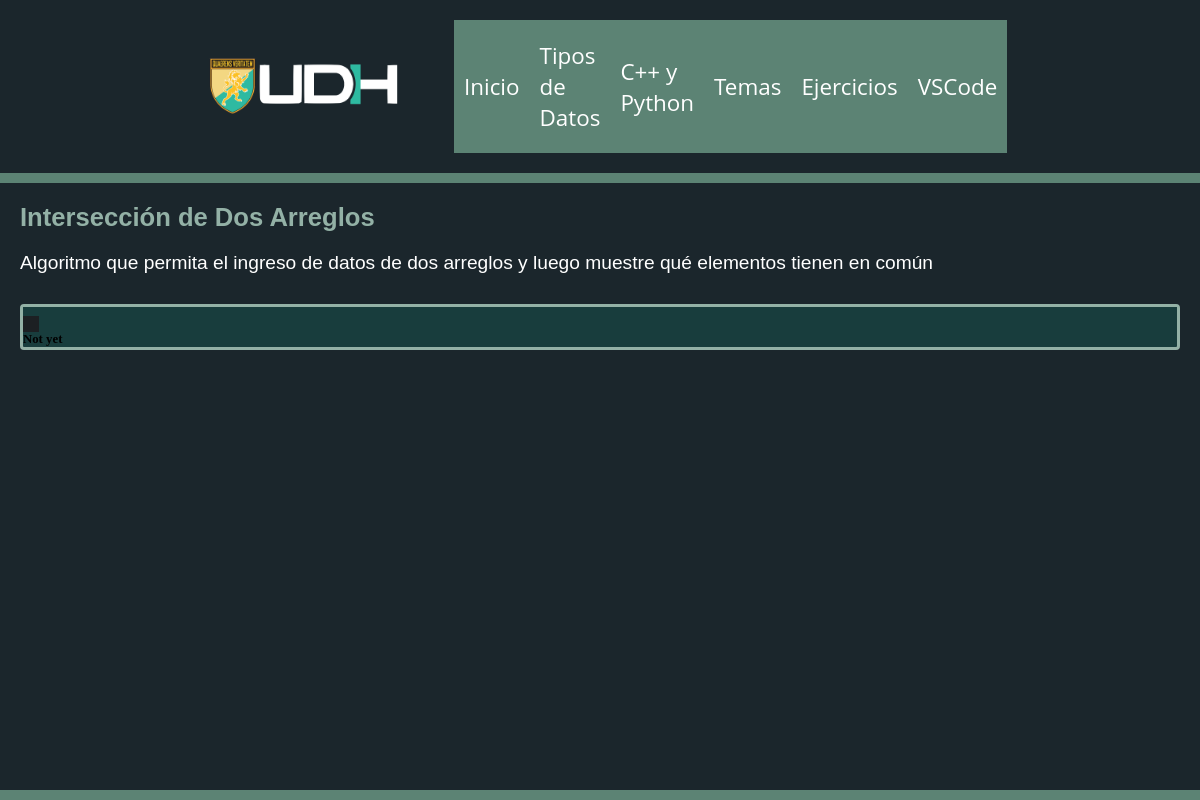
Before: /ejercicios/Arreglos/Intersección de Dos Arreglos/ with the older database file.
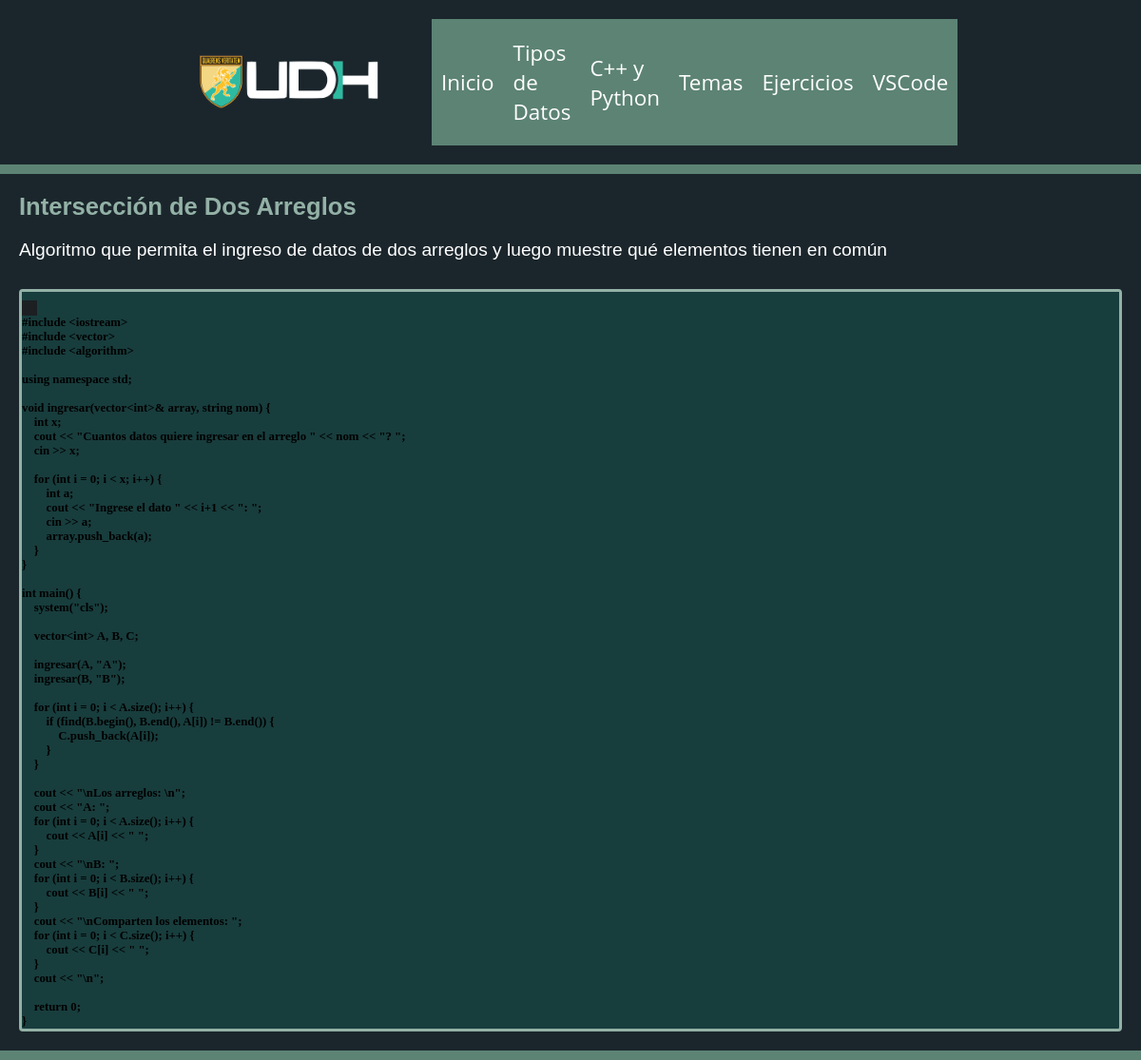
After: the same page with the newer database file.
### exercises/models.py (models this page shows, shortened)
class Exercises(models.Model):
    category = models.ForeignKey(Categories, on_delete=models.CASCADE)
    title = models.CharField(max_length=100)
    desc = models.TextField()
    cpp_snippet = models.TextField()
    py_snippet = models.TextField()

### exercises/views.py (the view)
# urls.py: path('ejercicios/<str:category_name>/<str:exer_title>/', ExerciseDetailView.as_view(), name='ejemplo'),
class ExerciseDetailView(View):
    def get(self, request, category_name, exer_title):
        category, exercise = get_category_and_exercise(category_name, exer_title)
        text, objectives = parse_description(exercise.desc)
        return render(request, 'exercise_detail.html', {'category':category_name,'exercise':exercise, 'text':text, 'objectives':objectives})

### exercises/views.py (called while the page is built)
def parse_description(description):
    paragraphs = description.split('\n')
    content_element = ""
    list_element = []
    for paragraph in paragraphs:
        if re.match(r'^\d+\.\s', paragraph):
            list_element.append(paragraph)
        else:
            content_element += paragraph + "\n"
    return content_element.strip(), list_element

def get_category_and_exercise(category_name, exer_title=None):
    category = get_object_or_404(Categories, name=category_name)
    if exer_title:
        exercise = get_object_or_404(Exercises, title=exer_title)
        return category, exercise
    return category, None

### exercises/static/templates/exercise_detail.html
{% extends 'base.html' %}
{% block content %}
{% include 'exercise_parse.html' %}
{% endblock %}

### exercises/static/templates/exercise_parse.html (shortened to what this page needs)
{% load static%}
<div class="description">
    <h2>{{ exercise.title }}</h2>
    <p>{{ text }}</p>
</div>
<div class="exercise">
    <div class="snippet" id="codeSnippets">
        <div class="snippet-toggle">
            <button id="cppSnippetBtn" class="active">
            </button>
            <button id="pySnippetBtn">
            </button>
        </div>
        <pre id="cppSnippet" class="active"><code class="language-cpp">{{ exercise.cpp_snippet }}</code></pre>
    </div>
</div>

Changed rows visible on the page:
changed Exercises "Intersección de Dos Arreglos": cpp_snippet "Not yet" → "#include <iostream> #include <vector> #include <algorithm> using namespace std; void ingresar(vector<int>& array, string nom) { int x; cout << \"Cuantos datos quiere ingresar en el arreglo \" << nom << \"? \"; cin >> x; for (int i = 0; i < x; i++) { int a; cout << \"Ingrese el dato \" << i+1 << \": \"; cin >> a; array.push_back(a); } } int main() { system(\"cls\"); vector<int> A, B, C; ingresar(A, \"A\"); ingresar(B, \"B\"); for (int i = 0; i < A.size(); i++) { if (find(B.begin(), B.end(), A[i]) != B.end()) { C.push_back(A[i]); } } cout << \"\\nLos arreglos: \\n\"; cout << \"A: \"; for (int i = 0; i < A.size(); i++) { cout << A[i] << \" \"; } cout << \"\\nB: \"; for (int i = 0; i < B.size(); i++) { cout << B[i] <<…"
